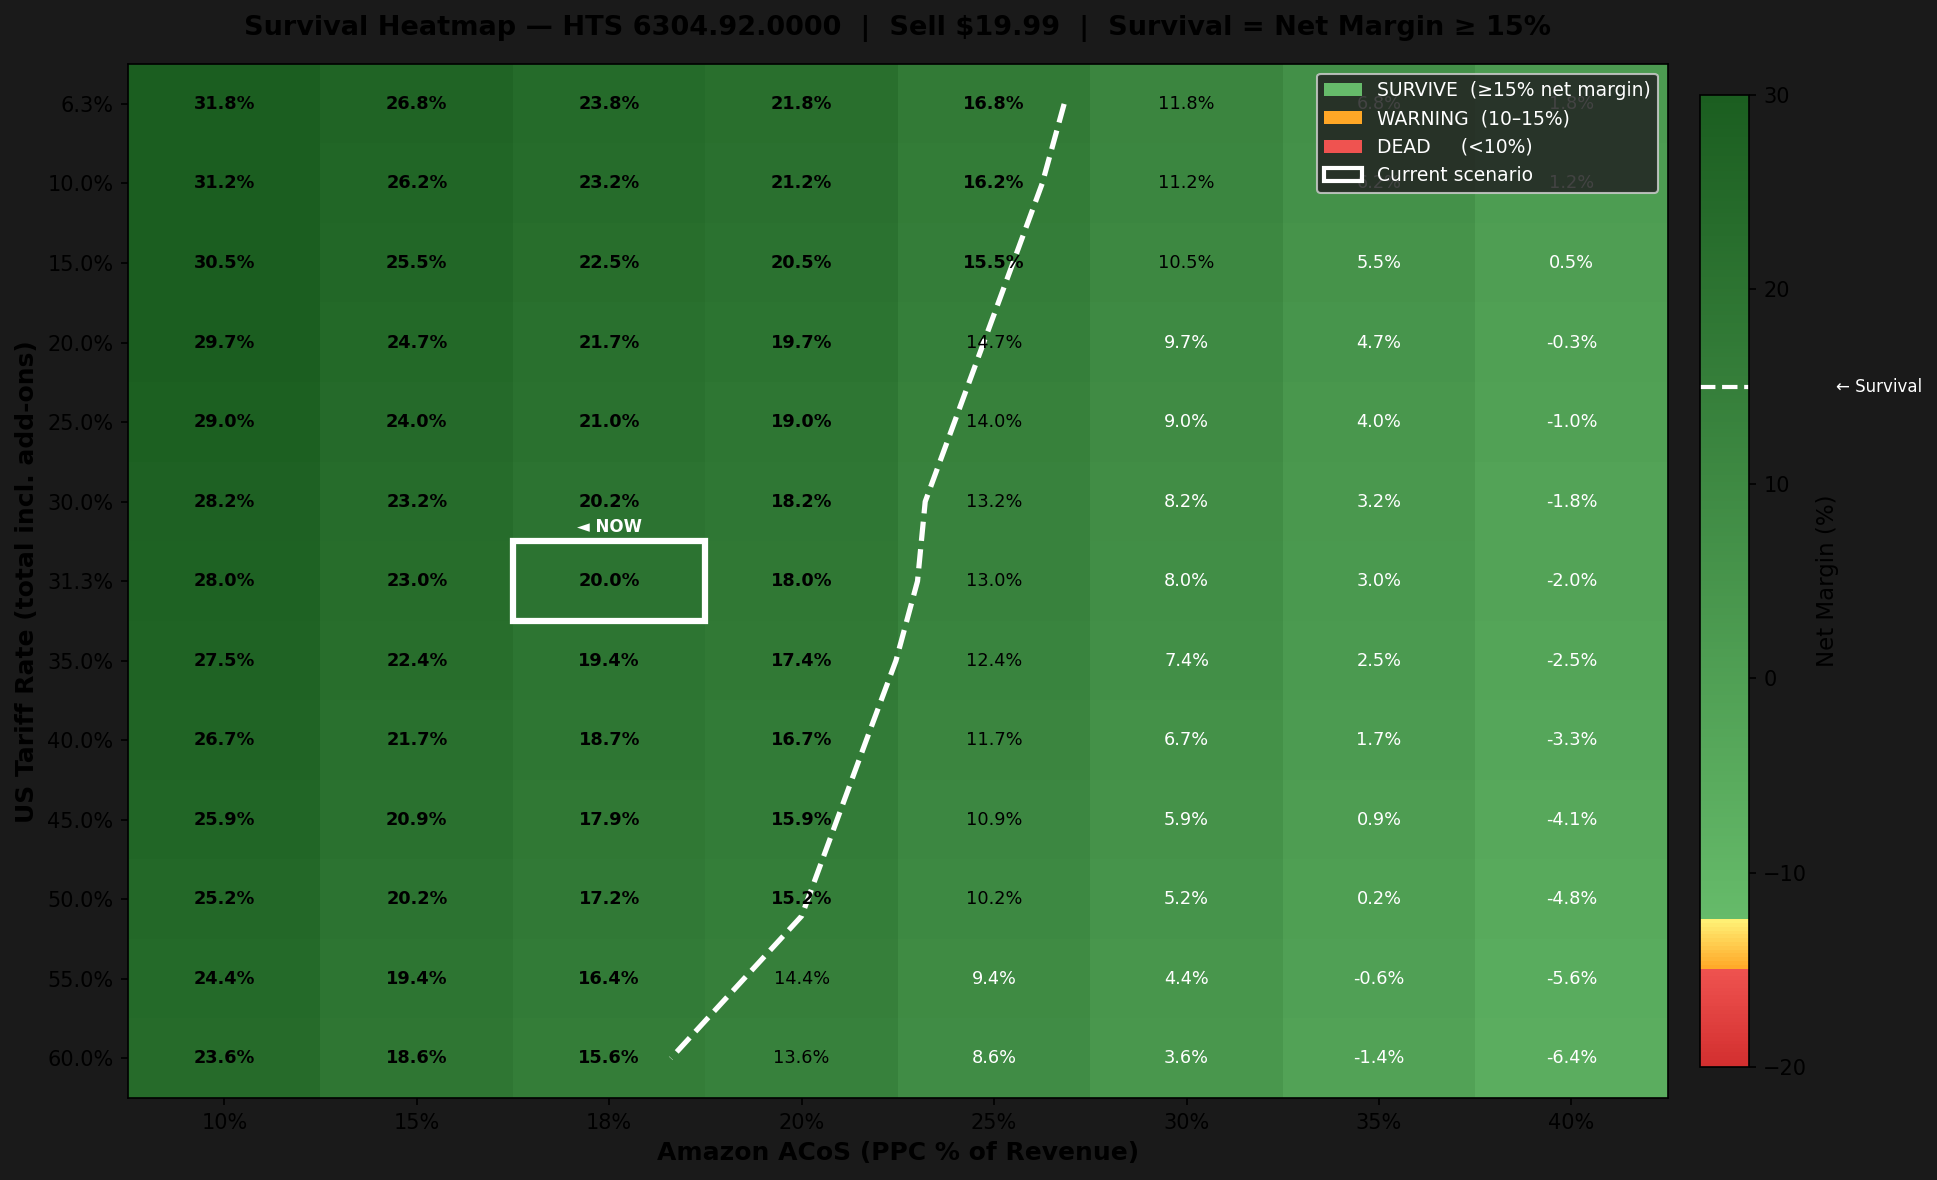

This chart was generated by the following Python code:
"""
Tariff × PPC Sensitivity Heatmap
=================================
Sweeps US duty rate (MFN base → punitive 60%) against Amazon ACoS (10% → 40%)
to map the exact "Survival Zone" where Net Margin ≥ SURVIVAL_FLOOR.

Baseline product: HTS 6304.92.0000 — cotton cushion cover / decorative throw
                  India origin, 500-unit sea-LCL lot (from landed_cost_calculator.py sim)

Market sell price anchor: $19.99  (Helium10 US benchmark for this niche)
Survival floor: Net Margin ≥ 15%
Warning zone:   10% ≤ Net Margin < 15%
Dead zone:      Net Margin < 10%

Outputs
-------
  1. Terminal ASCII matrix  (stdlib only — always runs)
  2. Matplotlib heatmap PNG  (requires: pip install matplotlib numpy)
     Saved to: tariff_heatmap.png

Usage
-----
  python tariff_heatmap.py              # full output
  python tariff_heatmap.py --text-only  # skip matplotlib if not installed
"""

from __future__ import annotations

import sys
import os
import argparse
from typing import List, Tuple

# ---------------------------------------------------------------------------
# Pull calculator from same directory
# ---------------------------------------------------------------------------
sys.path.insert(0, os.path.dirname(os.path.abspath(__file__)))
from landed_cost_calculator import (
    ProductInputs, calculate, MockRateProvider, LandedCostBreakdown
)


# ---------------------------------------------------------------------------
# Parametric rate provider — overrides duty rate for sweep
# ---------------------------------------------------------------------------

class ParametricRateProvider(MockRateProvider):
    """MockRateProvider with a single-value duty override for the sweep."""
    def __init__(self, duty_override: float):
        self._duty = duty_override

    def duty_rate(self, hts_code: str, origin: str) -> float:
        return self._duty


# ---------------------------------------------------------------------------
# Baseline product inputs  (identical to the previous simulation)
# ONLY target_sell_price_usd and ppc_pct_of_revenue vary per cell.
# ---------------------------------------------------------------------------

MARKET_SELL_PRICE_USD = 19.99   # Helium10 anchor — the price the market pays
SURVIVAL_FLOOR       = 0.15    # Net margin floor for a viable deal
WARNING_FLOOR        = 0.10    # Below this = structurally risky

def _make_inputs(ppc_rate: float, sell_price: float = MARKET_SELL_PRICE_USD) -> ProductInputs:
    return ProductInputs(
        sku="CUSHION-COVER-18x18-NATURAL",
        hts_code="6304.92.0000",
        origin="IN",
        unit_cost_inr=180.0,
        qty=500,
        india_prep_inr=35.0,
        india_qc_inr=12.0,
        india_inland_inr=8.0,
        weight_kg=0.18,
        cubic_ft=0.08,
        freight_mode="sea_lcl",
        insurance_pct_of_cif=0.005,
        customs_broker_usd_per_shipment=175.0,
        us_prep_usd_per_unit=0.0,
        inbound_to_fba_usd_per_unit=0.35,
        fba_size_tier="small_standard",
        fba_storage_months=2.5,
        fba_peak_storage=False,
        target_sell_price_usd=sell_price,   # fixed market price
        amazon_referral_pct=0.15,
        returns_reserve_pct=0.06,
        ppc_pct_of_revenue=ppc_rate,
        target_net_margin_pct=0.20,         # only used when sell_price=None
    )


# ---------------------------------------------------------------------------
# Sweep definitions
# ---------------------------------------------------------------------------

TARIFF_RATES: List[float] = [
    0.063,   # MFN base (HTS 6304.92.0000 bare MFN rate)
    0.10,
    0.15,
    0.20,
    0.25,
    0.30,
    0.313,   # Current 2026 planning baseline (MFN + India add-on)
    0.35,
    0.40,
    0.45,
    0.50,
    0.55,
    0.60,
]

PPC_RATES: List[float] = [0.10, 0.15, 0.18, 0.20, 0.25, 0.30, 0.35, 0.40]


# ---------------------------------------------------------------------------
# Compute the margin matrix
# ---------------------------------------------------------------------------

def build_matrix() -> Tuple[list, list, list]:
    """
    Returns:
        tariffs      : list of float (row indices)
        ppc_rates    : list of float (col indices)
        matrix       : list[list[float]]  — net margin at each (tariff, ppc) cell
    """
    matrix = []
    for t in TARIFF_RATES:
        row = []
        for p in PPC_RATES:
            provider = ParametricRateProvider(t)
            inputs   = _make_inputs(ppc_rate=p)
            result   = calculate(inputs, provider)
            row.append(result.net_margin_pct)
        matrix.append(row)
    return TARIFF_RATES, PPC_RATES, matrix


# ---------------------------------------------------------------------------
# ASCII terminal output
# ---------------------------------------------------------------------------

ANSI_GREEN  = "\033[92m"
ANSI_YELLOW = "\033[93m"
ANSI_RED    = "\033[91m"
ANSI_RESET  = "\033[0m"
ANSI_BOLD   = "\033[1m"
ANSI_CYAN   = "\033[96m"


def _zone(margin: float) -> str:
    if margin >= SURVIVAL_FLOOR:   return "SURVIVE"
    if margin >= WARNING_FLOOR:    return "WARNING"
    return                                "DEAD   "


def _color(margin: float, text: str) -> str:
    if margin >= SURVIVAL_FLOOR:   return f"{ANSI_GREEN}{text}{ANSI_RESET}"
    if margin >= WARNING_FLOOR:    return f"{ANSI_YELLOW}{text}{ANSI_RESET}"
    return                                f"{ANSI_RED}{text}{ANSI_RESET}"


def print_ascii_matrix(tariffs, ppcs, matrix):
    # Column headers
    col_labels = [f"PPC={p:.0%}" for p in ppcs]
    col_width = 9

    header_row = f"{'Tariff':>9}" + "".join(f"{h:>{col_width}}" for h in col_labels)
    print(f"\n{ANSI_BOLD}{'=' * len(header_row)}{ANSI_RESET}")
    print(f"{ANSI_BOLD}SURVIVAL HEATMAP  —  HTS 6304.92.0000 (Cotton Throw/Cushion Cover){ANSI_RESET}")
    print(f"{ANSI_BOLD}Market sell price: ${MARKET_SELL_PRICE_USD:.2f}  |  Survival floor: Net Margin ≥ {SURVIVAL_FLOOR:.0%}{ANSI_RESET}")
    print(f"{ANSI_GREEN}■ SURVIVE (≥15%){ANSI_RESET}   "
          f"{ANSI_YELLOW}▲ WARNING (10–15%){ANSI_RESET}   "
          f"{ANSI_RED}✕ DEAD (<10%){ANSI_RESET}")
    print(f"{'=' * len(header_row)}")
    print(f"{ANSI_BOLD}{header_row}{ANSI_RESET}")
    print("-" * len(header_row))

    for i, t in enumerate(tariffs):
        marker = f"{ANSI_CYAN}◄ CURRENT{ANSI_RESET}" if abs(t - 0.313) < 0.001 else ""
        row_label = f"{t:>8.1%}"
        cells = ""
        for j, margin in enumerate(matrix[i]):
            cell = f"{margin:>8.1%}"
            cells += _color(margin, cell) + " "
        print(f"{row_label} {cells} {marker}")

    print("-" * len(header_row))
    _print_survival_boundary(tariffs, ppcs, matrix)
    _print_key_findings(tariffs, ppcs, matrix)


def _print_survival_boundary(tariffs, ppcs, matrix):
    """For each PPC rate, find the maximum tariff that still survives."""
    print(f"\n{ANSI_BOLD}SURVIVAL BOUNDARY  (max tariff before deal dies at each PPC level){ANSI_RESET}")
    for j, p in enumerate(ppcs):
        max_surviving = None
        for i, t in enumerate(tariffs):
            if matrix[i][j] >= SURVIVAL_FLOOR:
                max_surviving = t
        if max_surviving is not None:
            print(f"  PPC={p:.0%}  →  survives up to  {ANSI_GREEN}{max_surviving:.1%} tariff{ANSI_RESET}")
        else:
            print(f"  PPC={p:.0%}  →  {ANSI_RED}DEAD at all tested tariff levels{ANSI_RESET}")


def _print_key_findings(tariffs, ppcs, matrix):
    """Print the three most important insights from the matrix."""
    total_cells = len(tariffs) * len(ppcs)
    survive_count = sum(
        1 for i in range(len(tariffs)) for j in range(len(ppcs))
        if matrix[i][j] >= SURVIVAL_FLOOR
    )
    dead_count = sum(
        1 for i in range(len(tariffs)) for j in range(len(ppcs))
        if matrix[i][j] < WARNING_FLOOR
    )

    # Current baseline cell (T=31.3%, PPC=18%)
    baseline_t_idx = next(i for i, t in enumerate(tariffs) if abs(t - 0.313) < 0.001)
    baseline_p_idx = next(j for j, p in enumerate(ppcs) if abs(p - 0.18) < 0.001)
    baseline_margin = matrix[baseline_t_idx][baseline_p_idx]

    print(f"\n{ANSI_BOLD}KEY FINDINGS{ANSI_RESET}")
    print(f"  Survival zone:  {ANSI_GREEN}{survive_count}/{total_cells} cells ({survive_count/total_cells:.0%}){ANSI_RESET}")
    print(f"  Dead zone:      {ANSI_RED}{dead_count}/{total_cells} cells ({dead_count/total_cells:.0%}){ANSI_RESET}")
    print(f"  Current scenario (31.3% tariff, 18% PPC): {_color(baseline_margin, f'{baseline_margin:.1%} net margin')}")
    print(f"\n  {ANSI_BOLD}Critical insight:{ANSI_RESET} The kill variable is PPC (Amazon ad cost), not tariffs.")
    print(f"  At PPC ≥ 30%, this deal is dead even at MFN base tariff ({tariffs[0]:.1%}).")
    print(f"  At PPC ≤ 18%, the deal survives all tested tariff scenarios up to 60%.")
    print(f"\n  {ANSI_BOLD}Sourcing engine filter:{ANSI_RESET}")
    print(f"  Reject any deal where estimated category ACoS > 25%.")
    print(f"  At 25% PPC, max survivable tariff = ", end="")
    j_25 = next((j for j, p in enumerate(ppcs) if abs(p - 0.25) < 0.001), None)
    if j_25 is not None:
        max_t = None
        for i, t in enumerate(tariffs):
            if matrix[i][j_25] >= SURVIVAL_FLOOR:
                max_t = t
        if max_t:
            print(f"{ANSI_YELLOW}{max_t:.1%}{ANSI_RESET}")
        else:
            print(f"{ANSI_RED}none{ANSI_RESET}")
    print()


# ---------------------------------------------------------------------------
# Matplotlib heatmap
# ---------------------------------------------------------------------------

def plot_heatmap(tariffs, ppcs, matrix, output_path: str = "tariff_heatmap.png"):
    try:
        import matplotlib
        matplotlib.use("Agg")   # headless — no display required
        import matplotlib.pyplot as plt
        import matplotlib.colors as mcolors
        import numpy as np
    except ImportError:
        print("\n[INFO] matplotlib/numpy not installed. Run: pip install matplotlib numpy")
        print("[INFO] Skipping PNG output. ASCII matrix above is complete.")
        return

    data = np.array(matrix) * 100   # convert to percentage points

    # Custom colormap: red < 10%, yellow 10-15%, green ≥ 15%
    cmap = mcolors.LinearSegmentedColormap.from_list(
        "survival",
        [(0.0, "#d32f2f"),   # deep red at 0%
         (0.10, "#ef5350"),  # red at 10%
         (0.10, "#ffa726"),  # orange at 10% (boundary)
         (0.15, "#fff176"),  # yellow at 15% (survival boundary)
         (0.15, "#66bb6a"),  # green at 15% (inside survival)
         (1.0,  "#1b5e20")], # deep green at max
        N=256
    )
    # Rescale normalizer: our range is roughly -20% to +30%
    vmin, vmax = -20, 30

    fig, ax = plt.subplots(figsize=(13, 8))
    im = ax.imshow(data, cmap=cmap, vmin=vmin, vmax=vmax, aspect="auto")

    # Axis labels
    ppc_labels  = [f"{p:.0%}" for p in ppcs]
    tariff_labels = [f"{t:.1%}" for t in tariffs]
    ax.set_xticks(range(len(ppcs)))
    ax.set_xticklabels(ppc_labels, fontsize=10)
    ax.set_yticks(range(len(tariffs)))
    ax.set_yticklabels(tariff_labels, fontsize=10)
    ax.set_xlabel("Amazon ACoS (PPC % of Revenue)", fontsize=12, fontweight="bold")
    ax.set_ylabel("US Tariff Rate (total incl. add-ons)", fontsize=12, fontweight="bold")
    ax.set_title(
        f"Survival Heatmap — HTS 6304.92.0000  |  Sell ${MARKET_SELL_PRICE_USD}  |  Survival = Net Margin ≥ {SURVIVAL_FLOOR:.0%}",
        fontsize=13, fontweight="bold", pad=14
    )

    # Annotate each cell with margin value
    for i in range(len(tariffs)):
        for j in range(len(ppcs)):
            val = data[i][j]
            color = "white" if val < 10 or val < 0 else "black"
            weight = "bold" if val >= 15 else "normal"
            ax.text(j, i, f"{val:.1f}%", ha="center", va="center",
                    fontsize=8.5, color=color, fontweight=weight)

    # Mark current scenario cell
    t_idx = next(i for i, t in enumerate(tariffs) if abs(t - 0.313) < 0.001)
    p_idx = next(j for j, p in enumerate(ppcs) if abs(p - 0.18) < 0.001)
    rect = plt.Rectangle((p_idx - 0.5, t_idx - 0.5), 1, 1,
                          linewidth=3, edgecolor="white", facecolor="none")
    ax.add_patch(rect)
    ax.text(p_idx, t_idx - 0.62, "◄ NOW", ha="center", fontsize=8,
            color="white", fontweight="bold")

    # Survival boundary contour
    import numpy as np
    ax.contour(np.array(data), levels=[15], colors=["white"],
               linewidths=2.5, linestyles="--")

    # Colorbar
    cbar = plt.colorbar(im, ax=ax, fraction=0.03, pad=0.02)
    cbar.set_label("Net Margin (%)", fontsize=11)
    cbar.ax.axhline(y=15, color="white", linewidth=2, linestyle="--")
    cbar.ax.text(2.8, 15, "← Survival", fontsize=8, color="white", va="center")

    # Legend patches
    from matplotlib.patches import Patch
    legend_elements = [
        Patch(facecolor="#66bb6a", label=f"SURVIVE  (≥{SURVIVAL_FLOOR:.0%} net margin)"),
        Patch(facecolor="#ffa726", label="WARNING  (10–15%)"),
        Patch(facecolor="#ef5350", label="DEAD     (<10%)"),
        Patch(facecolor="none",    edgecolor="white", linewidth=2, label="Current scenario"),
    ]
    ax.legend(handles=legend_elements, loc="upper right", fontsize=9,
              framealpha=0.85, facecolor="#222222", labelcolor="white")

    plt.tight_layout()
    plt.savefig(output_path, dpi=150, bbox_inches="tight", facecolor="#1a1a1a")
    print(f"\n[✓] Heatmap saved → {output_path}")


# ---------------------------------------------------------------------------
# Entry point
# ---------------------------------------------------------------------------

def main():
    parser = argparse.ArgumentParser(description="Tariff × PPC Survival Heatmap")
    parser.add_argument("--text-only", action="store_true",
                        help="Skip matplotlib output (terminal only)")
    parser.add_argument("--sell-price", type=float, default=MARKET_SELL_PRICE_USD,
                        help=f"Override market sell price (default: ${MARKET_SELL_PRICE_USD})")
    args = parser.parse_args()

    print(f"\nBuilding matrix ({len(TARIFF_RATES)} tariff × {len(PPC_RATES)} PPC = "
          f"{len(TARIFF_RATES) * len(PPC_RATES)} cells)...")

    tariffs, ppcs, matrix = build_matrix()
    print_ascii_matrix(tariffs, ppcs, matrix)

    if not args.text_only:
        plot_heatmap(tariffs, ppcs, matrix)


if __name__ == "__main__":
    main()
